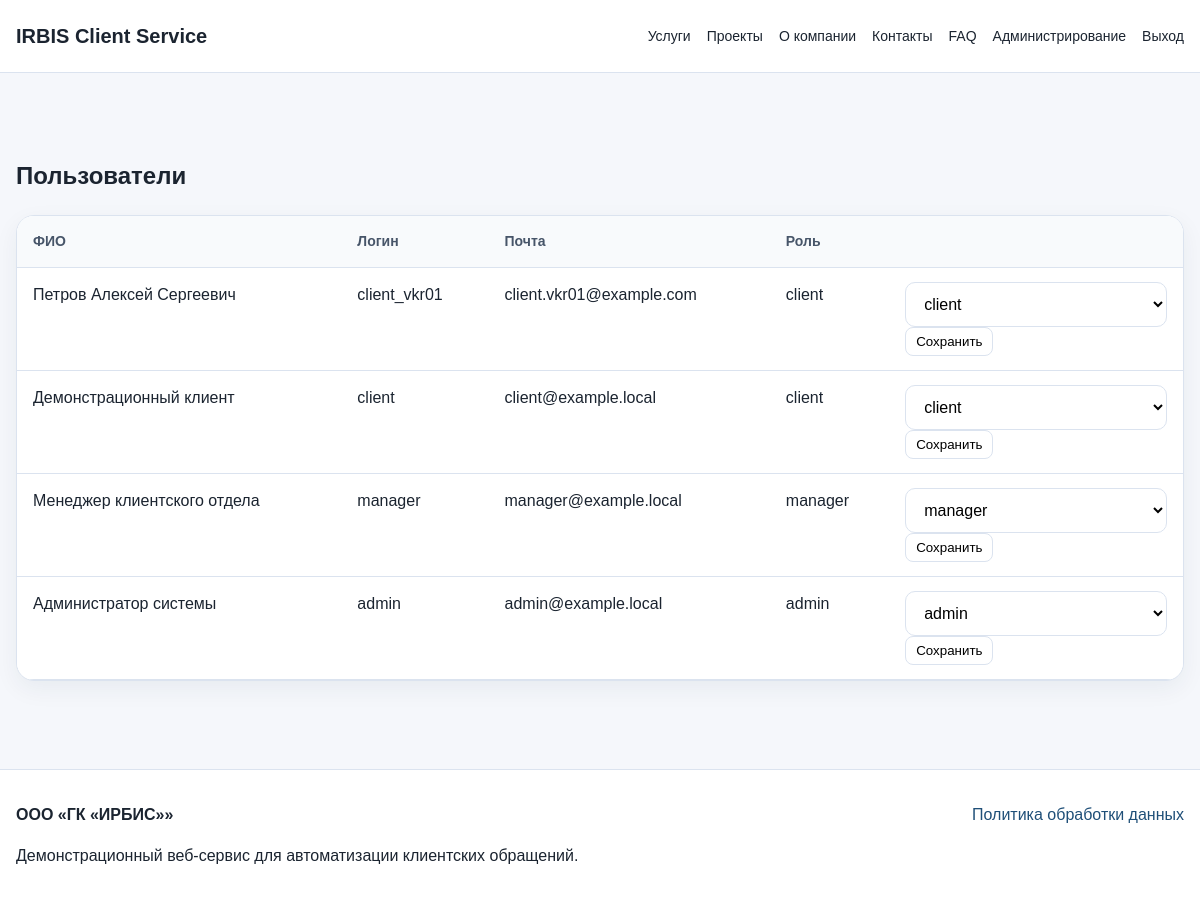
Page /admin/users (signed in) on the committed database.
### app/domain/user.py (models this page shows, shortened)
class User(UserMixin, db.Model):
    __tablename__ = "users"
    id = db.Column(db.Integer, primary_key=True)
    username = db.Column(db.String(80), unique=True, nullable=False, index=True)
    email = db.Column(db.String(160), unique=True, nullable=False, index=True)
    full_name = db.Column(db.String(160), nullable=False)
    role = db.Column(db.String(30), nullable=False, default="client")
    company = db.Column(db.String(160), nullable=True)
    phone = db.Column(db.String(40), nullable=True)
    password_hash = db.Column(db.String(255), nullable=False)
    is_active_user = db.Column(db.Boolean, default=True)
    created_at = db.Column(db.DateTime, default=datetime.utcnow)
    requests = db.relationship("ClientRequest", back_populates="client", foreign_keys="ClientRequest.client_id")
    assigned_requests = db.relationship("ClientRequest", back_populates="manager", foreign_keys="ClientRequest.manager_id")
    comments = db.relationship("RequestComment", back_populates="author")
    feedback_items = db.relationship("Feedback", back_populates="author")
    @property
    def is_active(self):
        return self.is_active_user

### app/routes/admin.py (the view)
@admin_bp.route("/users")
@roles_required("admin")
def users():
    users_list = User.query.order_by(User.created_at.desc()).all()
    return render_template("admin_users.html", users=users_list)

### app/__init__.py (called while the page is built)
@login_manager.user_loader
def load_user(user_id):
    return User.query.get(int(user_id))

### app/utils/access_control.py (called while the page is built)
def roles_required(*roles):
    def decorator(view_function):
        @wraps(view_function)
        @login_required
        def wrapped_view(*args, **kwargs):
            if current_user.role not in roles:
                abort(403)
            return view_function(*args, **kwargs)
        return wrapped_view
    return decorator

### templates/admin_users.html (shortened to what this page needs)
{% extends "base.html" %}
{% block content %}
<section class="container section">
    <h1>Пользователи</h1>
    <div class="table-card"><table><thead><tr><th>ФИО</th><th>Логин</th><th>Почта</th><th>Роль</th><th></th></tr></thead><tbody>{% for user in users %}<tr><td>{{ user.full_name }}</td><td>{{ user.username }}</td><td>{{ user.email }}</td><td>{{ user.role }}</td><td><form method="post" action="{{ url_for('admin.update_role', user_id=user.id) }}"><select name="role"><option value="client" {% if user.role=='client' %}selected{% endif %}>client</option><option value="manager" {% if user.role=='manager' %}selected{% endif %}>manager</option><option value="admin" {% if user.role=='admin' %}selected{% endif %}>admin</option></select><button class="small-button">Сохранить</button></form></td></tr>{% endfor %}</tbody></table></div>
</section>
{% endblock %}

### static/css/main.css (style rules this page uses)
:root { --bg: #f5f7fb; --surface: #ffffff; --text: #1b2430; --muted: #64748b; --line: #dbe3ef; --primary: #1f4f78; --primary-dark: #173d5d; --accent: #d69c2f; --success: #0f766e; --warning: #b45309; --danger: #b91c1c; }
* { box-sizing: border-box; }
body { margin: 0; font-family: Arial, sans-serif; background: var(--bg); color: var(--text); line-height: 1.6; }
.container { width: min(1180px, calc(100% - 32px)); margin: 0 auto; }
.small-button { border: 1px solid var(--line); background: white; border-radius: 8px; padding: 6px 10px; cursor: pointer; }
.hero-card, .card, .panel, .form-card, .table-card, .stat-card { background: var(--surface); border: 1px solid var(--line); border-radius: 18px; box-shadow: 0 8px 24px rgba(15, 45, 70, 0.06); }
.section { padding: 48px 0; }
input, textarea, select { width: 100%; border: 1px solid var(--line); border-radius: 10px; padding: 12px 14px; font: inherit; background: white; }

### static/css/dashboard.css (style rules this page uses)
.table-card { overflow: auto; }
table { width: 100%; border-collapse: collapse; background: white; }
th, td { padding: 14px 16px; border-bottom: 1px solid var(--line); text-align: left; vertical-align: top; }
th { background: #f8fafc; font-size: 14px; color: #475569; }

### rows in the picture
User: full_name "Петров Алексей Сергеевич", username "client_vkr01", email "client.vkr01@example.com", role "client"
User: full_name "Демонстрационный клиент", username "client", email "client@example.local", role "client"
User: full_name "Менеджер клиентского отдела", username "manager", email "manager@example.local", role "manager"
User: full_name "Администратор системы", username "admin", email "admin@example.local", role "admin"
